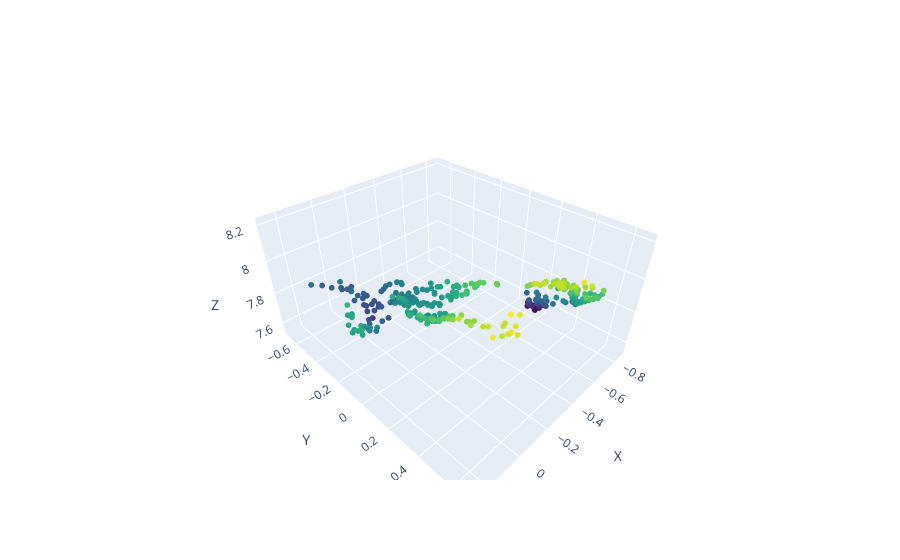
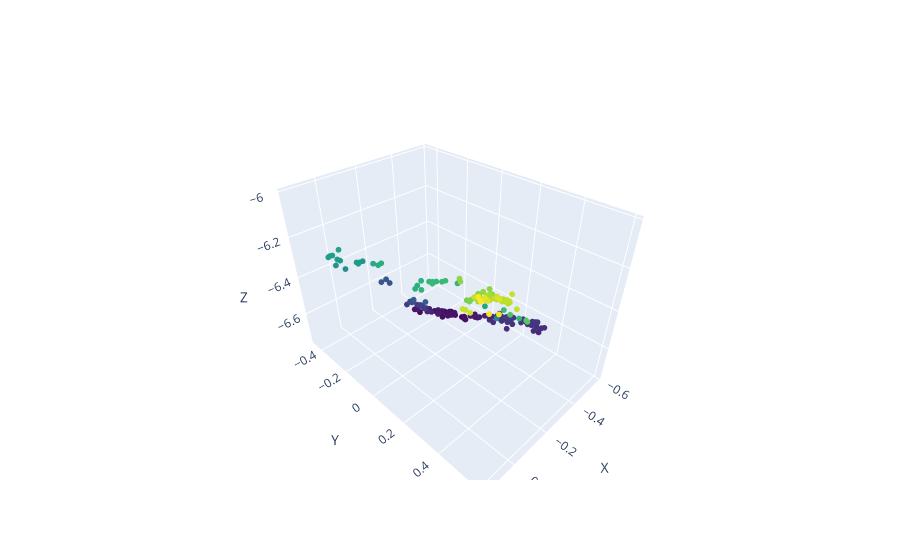

Notebook cell for these charts, in order:
### Code cell
image_count = 0
pts_cloud = []
P_list = []

while image_count < images.shape[0]:
    P1, P2, pts3d = two_images_sfm(images[image_count], images[image_count+1], K)
    pts_cloud.append(pts3d)
    image_count += 2
    P_list.append([P1, P2])

    for i in range(image_count, images.shape[0]):
        idx1, idx2, idx3 = i-2, i-1, i
        image_count += 1
        
        # Get Common matches of 3 images
        common_matches1 = [m1 for m1 in matches[(idx1, idx3)] for m2 in matches[(idx2, idx3)] if m1.trainIdx == m2.trainIdx]
        common_matches2 = [m2 for m1 in matches[(idx1, idx3)] for m2 in matches[(idx2, idx3)] if m1.trainIdx == m2.trainIdx]
        
        if len(common_matches1) < 4:
            print(i)
            print('STOP')
            break

        # Triangulate common points
        common_pts1 = np.transpose([kp[idx1][m.queryIdx].pt for m in common_matches1])
        common_pts2 = np.transpose([kp[idx2][m.queryIdx].pt for m in common_matches2])
        common_pts3 = np.transpose([kp[idx3][m.trainIdx].pt for m in common_matches1])

        common_pts3d = linear_triangulation2(P_list[-1][-2], P_list[-1][-1], common_pts1, common_pts2)

        # Get Projection matrix
        P = calculate_projection_matrix(K, common_pts3d, common_pts3)

        P_list[-1].append(P)
        
        # Triangulate
        pts1_list = [np.transpose([kp[j][m.queryIdx].pt for m in matches[(j,idx3)]]) for j in range(idx1, idx3)]
        pts2_list = [np.transpose([kp[idx3][m.trainIdx].pt for m in matches[(j,idx3)]]) for j in range(idx1, idx3)]

        for j in range(2):
            pts3d = linear_triangulation2(P_list[-1][-3+j], P_list[-1][-1], pts1_list[j], pts2_list[j])
            pts_cloud[-1] = np.hstack((pts_cloud[-1], pts3d))

### Figure 1 — Plotly figure (JSON) as saved in the notebook; plotly's stock layout.template omitted (floating-point values rounded to 4 significant figures; data arrays with more than 128 entries replaced by an {"elided": "..."} marker saying what was removed)
{"data": [{"marker": {"color": {"elided": "382 float values"}, "colorscale": [[0, "#440154"], [0.1111, "#482878"], [0.2222, "#3e4989"], [0.3333, "#31688e"], [0.4444, "#26828e"], [0.5556, "#1f9e89"], [0.6667, "#35b779"], [0.7778, "#6ece58"], [0.8889, "#b5de2b"], [1, "#fde725"]], "size": 2}, "mode": "markers", "type": "scatter3d", "x": {"elided": "382 float values"}, "y": {"elided": "382 float values"}, "z": {"elided": "382 float values"}}], "layout": {"scene": {"xaxis": {"title": {"text": "X"}}, "yaxis": {"title": {"text": "Y"}}, "zaxis": {"title": {"text": "Z"}}}}}

### Figure 2 — Plotly figure (JSON) as saved in the notebook; plotly's stock layout.template omitted (floating-point values rounded to 4 significant figures; data arrays with more than 128 entries replaced by an {"elided": "..."} marker saying what was removed)
{"data": [{"marker": {"color": {"elided": "199 float values"}, "colorscale": [[0, "#440154"], [0.1111, "#482878"], [0.2222, "#3e4989"], [0.3333, "#31688e"], [0.4444, "#26828e"], [0.5556, "#1f9e89"], [0.6667, "#35b779"], [0.7778, "#6ece58"], [0.8889, "#b5de2b"], [1, "#fde725"]], "size": 2}, "mode": "markers", "type": "scatter3d", "x": {"elided": "199 float values"}, "y": {"elided": "199 float values"}, "z": {"elided": "199 float values"}}], "layout": {"scene": {"xaxis": {"title": {"text": "X"}}, "yaxis": {"title": {"text": "Y"}}, "zaxis": {"title": {"text": "Z"}}}}}
